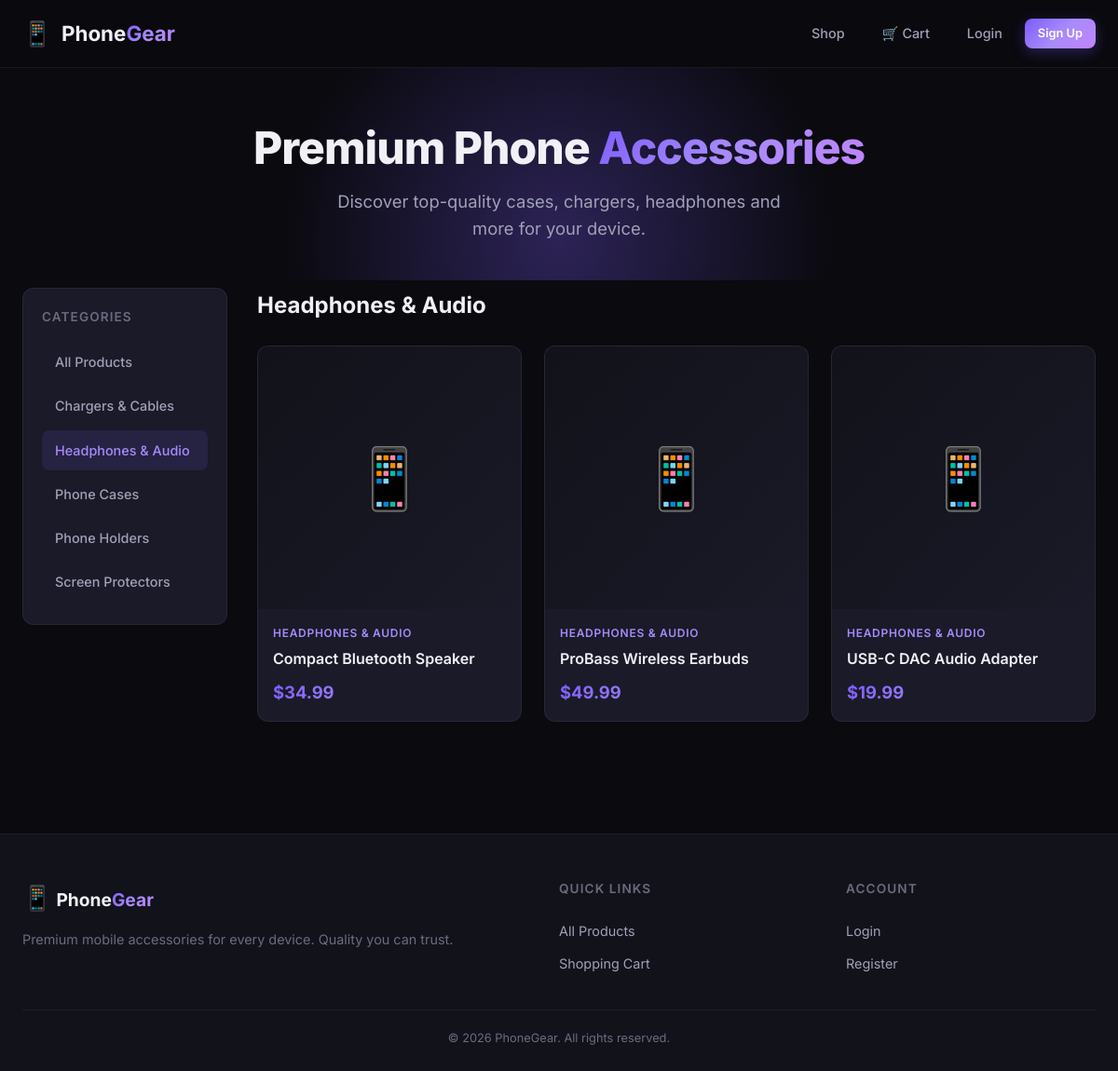
Page /category/headphones-audio/ on the committed database.
### shop/models.py (models this page shows, shortened)
class Category(models.Model):
    name = models.CharField(max_length=200)
    slug = models.SlugField(max_length=200, unique=True)
    class Meta:
        ordering = ('name',)
        verbose_name = 'category'
        verbose_name_plural = 'categories'

class Product(models.Model):
    category = models.ForeignKey(Category, related_name='products', on_delete=models.CASCADE)
    name = models.CharField(max_length=200)
    slug = models.SlugField(max_length=200, unique=True)
    image = models.ImageField(upload_to='products/%Y/%m/%d', blank=True, null=True)
    description = models.TextField(blank=True)
    price = models.DecimalField(max_digits=10, decimal_places=2)
    stock = models.PositiveIntegerField(default=0)
    available = models.BooleanField(default=True)
    created = models.DateTimeField(auto_now_add=True)
    updated = models.DateTimeField(auto_now=True)
    class Meta:
        ordering = ('name',)
    def get_absolute_url(self):
        return reverse('shop:product_detail', args=[self.id, self.slug])

### shop/views.py (the view)
# urls.py: path('', views.product_list, name='product_list'),
def product_list(request, category_slug=None):
    category = None
    categories = Category.objects.all()
    products = Product.objects.filter(available=True)
    if category_slug:
        category = get_object_or_404(Category, slug=category_slug)
        products = products.filter(category=category)
    return render(request, 'shop/product_list.html', {
        'category': category,
        'categories': categories,
        'products': products,
    })

### shop/cart.py (called while the page is built)
    def __len__(self):
        return sum(item['quantity'] for item in self.cart.values())

### shop/context_processors.py (called while the page is built)
def cart_context(request):
    return {'cart': Cart(request)}

### shop/templates/shop/product_list.html (shortened to what this page needs)
{% extends "base.html" %}
{% load static %}
{% block content %}
<section class="hero-section">
    <div class="container">
        <div class="hero-content">
            <h1 class="hero-title">Premium Phone <span class="gradient-text">Accessories</span></h1>
            <p class="hero-subtitle">Discover top-quality cases, chargers, headphones and more for your device.</p>
        </div>
    </div>
</section>
<div class="container shop-layout">
    <aside class="sidebar">
        <div class="sidebar-card">
            <h3 class="sidebar-title">Categories</h3>
            <a href="{% url 'shop:product_list' %}"
               class="category-link {% if not category %}active{% endif %}">
                All Products
            </a>
            {% for c in categories %}
            <a href="{% url 'shop:product_list_by_category' c.slug %}"
               class="category-link {% if category.slug == c.slug %}active{% endif %}">
                {{ c.name }}
            </a>
            {% endfor %}
        </div>
    </aside>
    <section class="products-section">
        {% if category %}
            <h2 class="section-title">{{ category.name }}</h2>
        {% else %}
            <h2 class="section-title">All Products</h2>
        {% endif %}
        {% if products %}
        <div class="product-grid">
            {% for product in products %}
            <a href="{{ product.get_absolute_url }}" class="product-card">
                <div class="product-image-wrap">
                    {% if product.image %}
                        <img src="{{ product.image.url }}" alt="{{ product.name }}" class="product-image">
                    {% else %}
                        <div class="product-image-placeholder">
                            <span>📱</span>
                        </div>
                    {% endif %}
                </div>
                <div class="product-info">
                    <span class="product-category">{{ product.category.name }}</span>
                    <h3 class="product-name">{{ product.name }}</h3>
                    <span class="product-price">${{ product.price }}</span>
                </div>
            </a>
            {% endfor %}
        </div>
        {% else %}
        <div class="empty-state">
            <span class="empty-icon">📦</span>
            <h3>No products found</h3>
            <p>Check back soon for new arrivals!</p>
        </div>
        {% endif %}
    </section>
</div>
{% endblock %}

### static/css/style.css (style rules this page uses)
:root { --bg-primary: #0a0a0f; --bg-secondary: #12121a; --bg-card: #1a1a28; --bg-card-hover: #22223a; --bg-glass: rgba(26, 26, 40, 0.7); --text-primary: #f0f0f5; --text-secondary: #a0a0b8; --text-muted: #6b6b80; --accent-primary: #7c5cfc; --accent-secondary: #a78bfa; --accent-gradient: linear-gradient(135deg, #7c5cfc, #a78bfa, #c084fc); --accent-glow: rgba(124, 92, 252, 0.3); --success: #34d399; --warning: #fbbf24; --danger: #f87171; --border-color: rgba(160, 160, 184, 0.1); --border-hover: rgba(160, 160, 184, 0.2); --radius-sm: 8px; --radius-md: 12px; --radius-lg: 16px; --radius-xl: 24px; --shadow-sm: 0 2px 8px rgba(0, 0, 0, 0.3); --shadow-md: 0 4px 24px rgba(0, 0, 0, 0.4); --shadow-lg: 0 8px 48px rgba(0, 0, 0, 0.5); --shadow-glow: 0 0 40px rgba(124, 92, 252, 0.15); --transition: all 0.3s cubic-bezier(0.4, 0, 0.2, 1); --transition-fast: all 0.15s ease; }
*, *::before, *::after { margin: 0; padding: 0; box-sizing: border-box; }
html { scroll-behavior: smooth; }
body { font-family: 'Inter', -apple-system, BlinkMacSystemFont, sans-serif; background-color: var(--bg-primary); color: var(--text-primary); line-height: 1.6; min-height: 100vh; -webkit-font-smoothing: antialiased; }
a { text-decoration: none; color: inherit; }
.container { max-width: 1200px; margin: 0 auto; padding: 0 24px; }
.hero-section { padding: 60px 0 40px; text-align: center; position: relative; overflow: hidden; }
.hero-section::before { content: ''; position: absolute; top: -50%; left: 50%; transform: translateX(-50%); width: 600px; height: 600px; background: radial-gradient(circle, var(--accent-glow) 0%, transparent 70%); pointer-events: none; }
.hero-content { position: relative; z-index: 1; }
.hero-title { font-size: 3rem; font-weight: 800; line-height: 1.1; margin-bottom: 16px; letter-spacing: -0.02em; }
.gradient-text { background: var(--accent-gradient); -webkit-background-clip: text; -webkit-text-fill-color: transparent; background-clip: text; }
.hero-subtitle { font-size: 1.15rem; color: var(--text-secondary); max-width: 500px; margin: 0 auto; }
.shop-layout { display: grid; grid-template-columns: 220px 1fr; gap: 32px; padding-top: 8px; }
.sidebar-card { background: var(--bg-card); border-radius: var(--radius-md); padding: 20px; border: 1px solid var(--border-color); position: sticky; top: 100px; }
.sidebar-title { font-size: 0.85rem; text-transform: uppercase; letter-spacing: 0.08em; color: var(--text-muted); margin-bottom: 16px; font-weight: 600; }
.category-link { display: block; padding: 10px 14px; border-radius: var(--radius-sm); color: var(--text-secondary); font-size: 0.9rem; font-weight: 500; transition: var(--transition); margin-bottom: 4px; }
.category-link.active { background: rgba(124, 92, 252, 0.12); color: var(--accent-secondary); }
.section-title { font-size: 1.5rem; font-weight: 700; margin-bottom: 24px; }
.product-grid { display: grid; grid-template-columns: repeat(auto-fill, minmax(240px, 1fr)); gap: 24px; }
.product-card { background: var(--bg-card); border-radius: var(--radius-md); overflow: hidden; border: 1px solid var(--border-color); transition: var(--transition); display: flex; flex-direction: column; }
.product-image-wrap { position: relative; aspect-ratio: 1; overflow: hidden; background: var(--bg-secondary); }
.product-image-placeholder { width: 100%; height: 100%; display: flex; align-items: center; justify-content: center; font-size: 4rem; background: linear-gradient(135deg, var(--bg-secondary), var(--bg-card)); }
.product-info { padding: 16px; flex: 1; display: flex; flex-direction: column; }
.product-category { font-size: 0.75rem; text-transform: uppercase; letter-spacing: 0.06em; color: var(--accent-secondary); font-weight: 600; margin-bottom: 6px; }
.product-name { font-size: 1rem; font-weight: 600; margin-bottom: 8px; flex: 1; }
.product-price { font-size: 1.15rem; font-weight: 700; background: var(--accent-gradient); -webkit-background-clip: text; -webkit-text-fill-color: transparent; background-clip: text; }

### rows in the picture
Category: name "Chargers & Cables"
Category: name "Headphones & Audio"
Category: name "Phone Cases"
Category: name "Phone Holders"
Category: name "Screen Protectors"
Product: category.name "HEADPHONES & AUDIO", name "Compact Bluetooth Speaker", price "34.99"
Product: category.name "HEADPHONES & AUDIO", name "ProBass Wireless Earbuds", price "49.99"
Product: category.name "HEADPHONES & AUDIO", name "USB-C DAC Audio Adapter", price "19.99"
